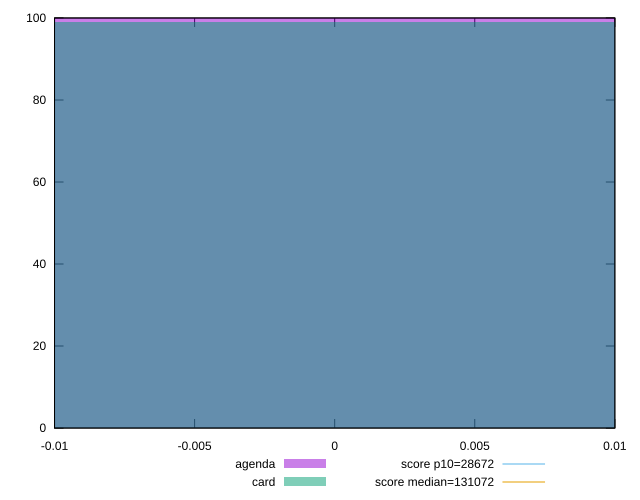

Write gnuplot code to recreate this figure.
reset

$agenda <<EOF
0 100
EOF

$card <<EOF
0 99
EOF

set key outside below
set boxwidth 0.1
set xrange [-0.01:0.01]
set yrange [0:100]
set trange [0:100]
set style fill transparent solid 0.5 noborder

set parametric
set terminal svg size 640, 500 enhanced background rgb 'white'
set output "reports/report_00030_2021-02-24T20-42-31.540Z/uses-long-cache-ttl/comparison/histogram/1_vs_2.svg"

plot $agenda title "agenda" with boxes, \
     $card title "card" with boxes, \
     28672,t title "score p10=28672", \
     131072,t title "score median=131072"

reset
